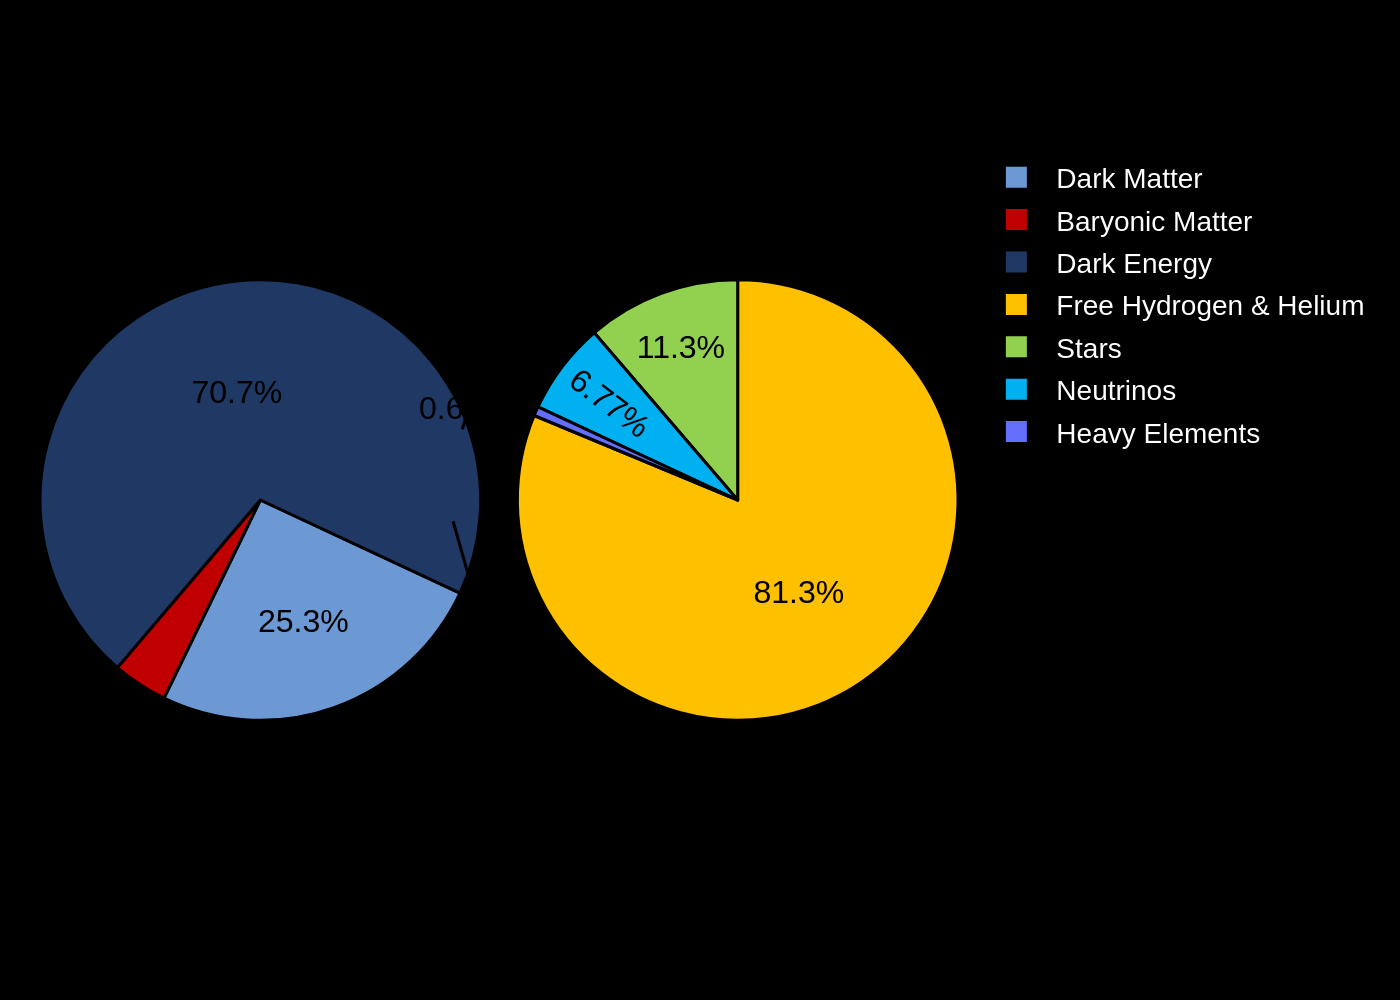

The Python source for this figure:
import sys
import json
import plotly.graph_objects as go
import os

# Check for command-line argument
if len(sys.argv) != 2:
    print("Usage: python generate_chart.py <json_file_path>")
    sys.exit(1)

json_path = sys.argv[1]

# Check if the JSON file exists
if not os.path.exists(json_path):
    print(f"Error: JSON file not found at '{json_path}'")
    sys.exit(1)

# Read data from the JSON file
try:
    with open(json_path, 'r', encoding='utf-8') as f:
        chart_data = json.load(f)
except json.JSONDecodeError:
    print(f"Error: Invalid JSON format in '{json_path}'")
    sys.exit(1)


# Prepare data for Plotly
data = chart_data['chart_data']
texts = chart_data['texts']
colors = chart_data['colors']

# The original image doesn't sum the sub-pie to the parent slice value.
# To replicate a "pie of pie" visually, we need a slice to expand.
# We will represent the 4% "Baryonic Matter" as the sum of its components for the sub-pie.
# The labels in the chart, however, will be preserved from the JSON.
main_labels = data['main_pie']['labels']
main_values = data['main_pie']['values']
sub_labels = data['sub_pie']['labels']
sub_values = data['sub_pie']['values']

# Assign colors. The sub-pie values are represented with more colors than the chart shows.
# We will assign them in order.
main_colors = colors[:len(main_labels)]
sub_colors = colors[len(main_labels):]

# Create the figure
fig = go.Figure()

# Add the main pie chart trace
fig.add_trace(go.Pie(
    labels=main_labels,
    values=main_values,
    domain={'x': [0, 0.48], 'y': [0.1, 0.9]},
    marker={'colors': main_colors, 'line': {'color': 'black', 'width': 1.5}},
    textinfo='percent',
    textfont={'family': 'Arial', 'size': 16, 'color': 'black'},
    hoverinfo='label+percent',
    name='Main Composition',
    sort=False,
    direction='clockwise',
    rotation=115
))

# Add the sub pie chart trace
fig.add_trace(go.Pie(
    labels=sub_labels,
    values=sub_values,
    domain={'x': [0.52, 1.0], 'y': [0, 1]},
    marker={'colors': sub_colors, 'line': {'color': 'black', 'width': 1.5}},
    textinfo='percent',
    textfont={'family': 'Arial', 'size': 16, 'color': 'black'},
    hoverinfo='label+percent',
    name='Baryonic Matter Details',
    sort=False
))

# Update layout
fig.update_layout(
    showlegend=True,
    paper_bgcolor='black',
    plot_bgcolor='rgba(0,0,0,0)',
    font={'family': 'Arial', 'color': 'white', 'size': 14},
    legend={'traceorder': 'normal'},
    margin={'t': 60, 'b': 20, 'l': 20, 'r': 20},
    width=1000,
    height=500
)

# Add shapes to connect the pies
# Coordinates are in 'paper' reference (from 0 to 1 for the whole plot)
fig.add_shape(type="line",
    xref="paper", yref="paper",
    x0=0.46, y0=0.6, x1=0.52, y1=0.85,
    line=dict(color="black", width=1.5)
)
fig.add_shape(type="line",
    xref="paper", yref="paper",
    x0=0.45, y0=0.47, x1=0.52, y1=0.15,
    line=dict(color="black", width=1.5)
)

# Generate output filename from JSON path
base_filename = os.path.splitext(os.path.basename(json_path))[0]
output_filename = f"{base_filename}.png"

# Save the figure as a PNG image
try:
    fig.write_image(output_filename, scale=2)
    print(f"Chart saved as {output_filename}")
except Exception as e:
    print(f"Error saving image: {e}")
    sys.exit(1)
